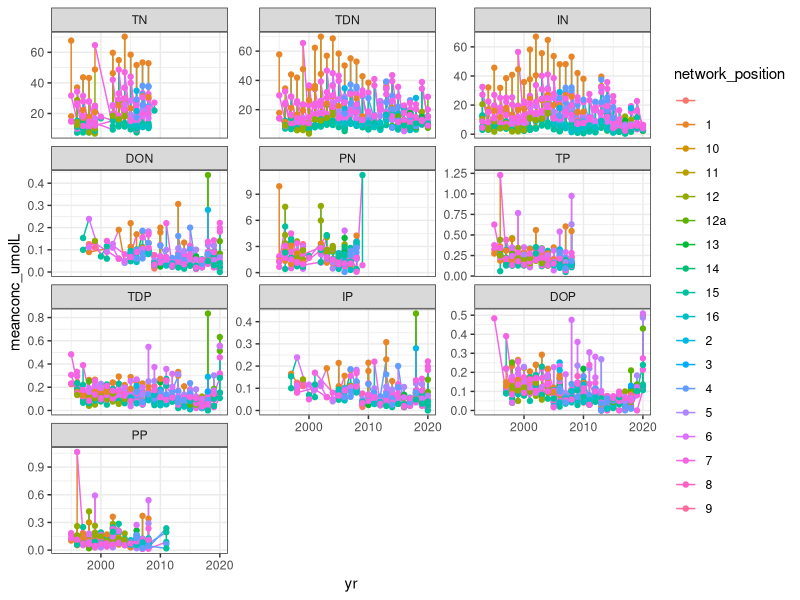

Recreate this plot in R.
library(tidyverse)
library(lubridate)

sites <- read.csv("Data/sites.csv")
gl_network <- read.csv("Data/greenlakes_network.csv") |>
  select(-X) |>
  left_join(sites)


subset <- gl_network |>
  select(3:17, network_position, eco_type, - NO3_ueqL, -NH4_ueqL, -PO4_ueqL) |>
  mutate(mon = month(date), yr = year(date)) |> #and add seasons to the dataframe
  mutate(season = case_when(mon %in% c(10,11,12) ~ "Oct-Dec",
                            mon %in% c(1,2,3) ~ "Jan-Mar",
                            mon %in% c(4,5,6)  ~ "Apr-Jun",
                            mon %in% c(7,8,9) ~ "Jul-Sep")) |>
  pivot_longer(1:10, names_to = 'parameter', values_to = 'concentration_umol_L') |>
  drop_na() |>
  mutate(parameter = sub('\\_.*', "", parameter)) |>
  group_by(season, yr, site, network_position, eco_type, parameter) |>
  summarise(meanconc_umolL = mean(concentration_umol_L)) |>
  ungroup() |>
  mutate(parameter = factor(parameter, levels = c("TN", "TDN", "IN", "DON", "PN", "TP", "TDP", "IP", "DOP", "PP")))
         

ggplot(subset, aes(yr, meanconc_umolL, color = network_position, group = site)) +
  geom_path(aes(group = season)) +
  geom_point() +
  facet_wrap(~parameter, scales = "free_y",ncol = 3) +
  theme_bw()
  




forms_subset <- gl_network |>
  select(3:17, network_position, eco_type) |>
  drop_na()
